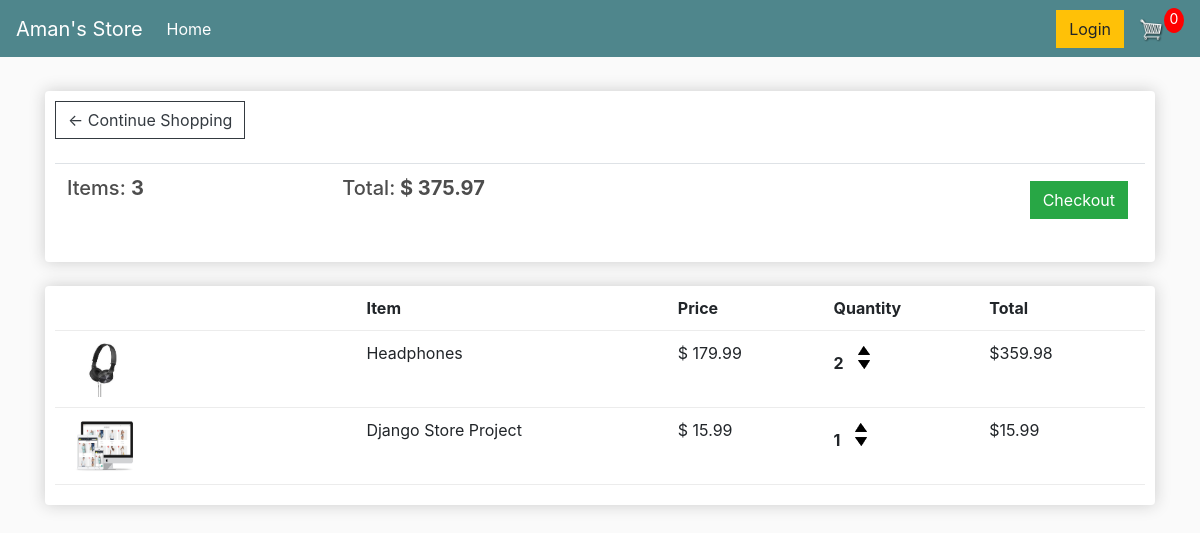
The page /cart/ (signed in) on the database as committed earlier.
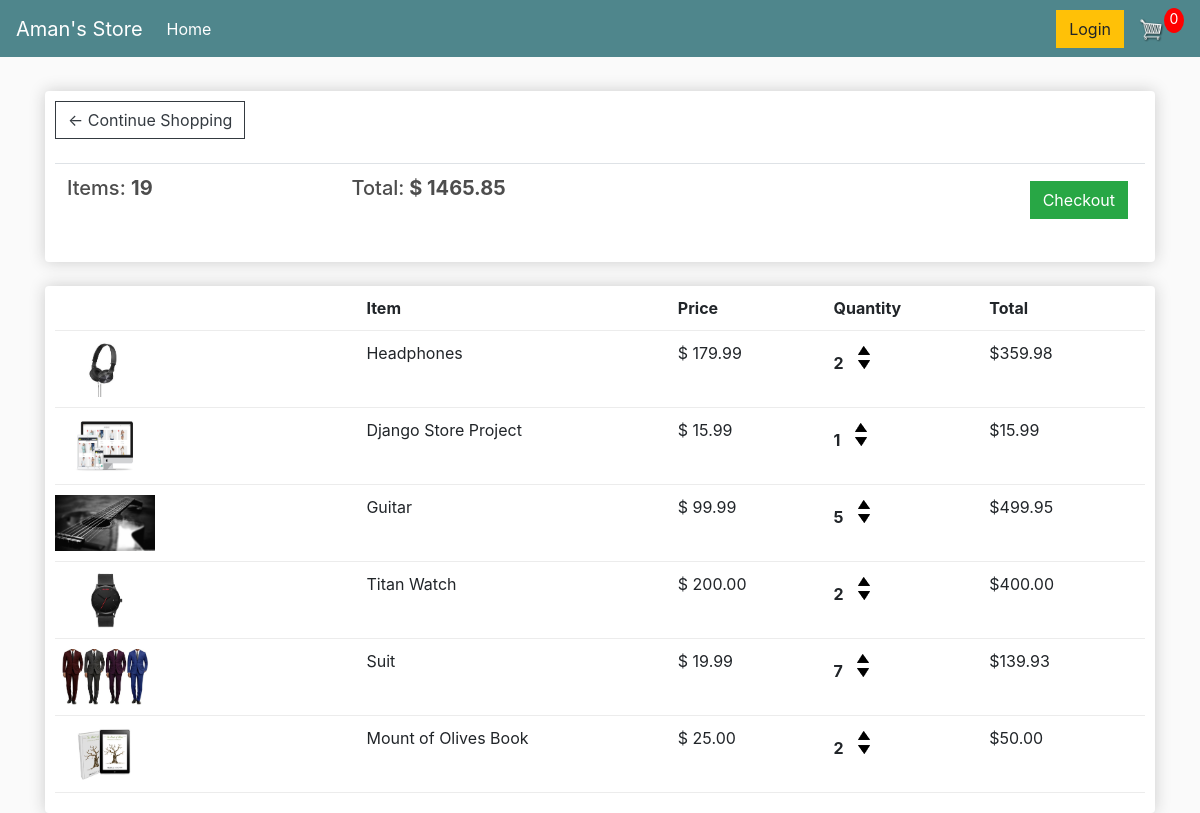
The same page on the database as committed later.
### store/models.py (models this page shows, shortened)
class Order(models.Model):
	customer = models.ForeignKey(Customer, on_delete=models.SET_NULL, null=True, blank=True)
	date_ordered = models.DateTimeField(auto_now_add=True)
	complete = models.BooleanField(default=False)
	transaction_id = models.CharField(max_length=100, null=True)
	@property
	def get_cart_total(self):
		orderitems = self.orderitem_set.all()
		total = sum([item.get_total for item in orderitems])
		return total
	@property
	def get_cart_items(self):
		orderitems = self.orderitem_set.all()
		total = sum([item.quantity for item in orderitems])
		return total

class OrderItem(models.Model):
	product = models.ForeignKey(Product, on_delete=models.SET_NULL, null=True)
	order = models.ForeignKey(Order, on_delete=models.SET_NULL, null=True)
	quantity = models.IntegerField(default=0, null=True, blank=True)
	date_added = models.DateTimeField(auto_now_add=True)
	@property
	def get_total(self):
		total = self.product.price * self.quantity
		return total

class Product(models.Model):
	name = models.CharField(max_length=200)
	price = models.FloatField()
	digital = models.BooleanField(default=False,null=True, blank=True)
	image = models.ImageField(null=True, blank=True)
	@property
	def imageURL(self):
		try:
			url = self.image.url
		except:
			url = ''
		return url

### store/views.py (the view)
# urls.py: path('cart/', views.cart, name="cart"),
def cart(request):
    if request.user.is_authenticated:
        customer = request.user.customer
        order, created = Order.objects.get_or_create(customer=customer, complete=False)
        items = order.orderitem_set.all()
    else:
        items = []
        order = {'get_cart_total':0, 'get_cart_items':0}
    context = {'items':items, 'order':order}
    return render(request, 'store/cart.html', context)

### store/templates/store/cart.html
{% extends 'store/main.html' %}
{% load static %}
{% block content %}
<div class="row">
  	<div class="col-lg-12">
      <div class="box-element">
          <a  class="btn btn-outline-dark" href="{% url 'store' %}">&#x2190; Continue Shopping</a>
          <br>
          <br>
          <table class="table">
            <tr>
              <th><h5>Items: <strong>{{ order.get_cart_items }}</strong></h5></th>
              <th><h5>Total:<strong> $ {{ order.get_cart_total|floatformat:2 }}</strong></h5></th>
              <th>
                <a  style="float:right; margin:5px;" class="btn btn-success" href="{% url 'checkout' %}">Checkout</a>
              </th>
            </tr>
          </table>
  		</div>
  		<br>
  		<div class="box-element">
          <div class="cart-row">
    					<div style="flex:2"></div>
    					<div style="flex:2"><strong>Item</strong></div>
    					<div style="flex:1"><strong>Price</strong></div>
    					<div style="flex:1"><strong>Quantity</strong></div>
    					<div style="flex:1"><strong>Total</strong></div>
  				</div>
          {% for item in items %}
            <div class="cart-row">
      					<div style="flex:2"><img class="row-image" src="{{ item.product.imageURL }}"></div>
      					<div style="flex:2"><p>{{ item.product.name }}</p></div>
      					<div style="flex:1"><p>$ {{ item.product.price|floatformat:2 }}</p></div>
      					<div style="flex:1">
      						<p class="quantity">{{ item.quantity }}</p>
      						<div class="quantity">
      							<img class="chg-quantity" src="{% static  'store/images/arrow-up.png' %}">
      							<img class="chg-quantity" src="{% static  'store/images/arrow-down.png' %}">
      						</div>
      					</div>
      					<div style="flex:1"><p>${{ item.get_total|floatformat:2 }}</p></div>
  				  </div>
          {% endfor %}
  		</div>
  	</div>
</div>
{% endblock content %}

### store/templates/store/main.html (shortened to what this page needs)
<!DOCTYPE html>
{% load static %}
<html>
<head>
	<link rel="stylesheet" href="https://stackpath.bootstrapcdn.com/bootstrap/4.4.1/css/bootstrap.min.css">
	<link rel="stylesheet" type="text/css" href="{% static 'store/css/main.css' %}">
</head>
<body>
	<nav class="navbar navbar-expand-lg navbar-dark bg-dark">
	  <a class="navbar-brand" href="{% url 'store' %}">Aman's Store</a>
	  <div class="collapse navbar-collapse" id="navbarSupportedContent">
	    <ul class="navbar-nav mr-auto">
	      <li class="nav-item active">
	        <a class="nav-link" href="{% url 'store' %}">Home <span class="sr-only">(current)</span></a>
	      </li>
	    </ul>
	    <div class="form-inline my-2 my-lg-0">
	     	<a href="#"class="btn btn-warning">Login</a>
	     	<a href="{% url 'cart' %}">
	    		<img  id="cart-icon" src="{% static 'store/images/cart.png' %}">
	    	</a>
	    	<p id="cart-total">0</p>
	    </div>
	  </div>
	</nav>
     <div class="container">
            <br>
            {% block content %}
            {% endblock content %}
         </div>
</body>
</html>

### store/static/store/css/main.css (style rules this page uses)
body { background-color: hsl(0, 0%, 98%); }
h1,h2,h3,h4,h5,h6 { color:hsl(0, 0%, 30%); }
.box-element { box-shadow:hsl(0, 0%, 80%) 0 0 16px; background-color: #fff; border-radius: 4px; padding: 10px; }
.bg-dark { background-color: #4f868c!important; }
#cart-icon { width:25px; display: inline-block; margin-left: 15px; }
#cart-total { display: block; text-align: center; color:#fff; background-color: red; width: 20px; height: 25px; border-radius: 50%; font-size: 14px; }
.col-lg-4, .col-lg-6, .col-lg-8, .col-lg-12 { margin-top: 10px; }
.btn { border-radius: 0; }
.row-image { width: 100px; }
.cart-row { display: flex; align-items: flex-stretch; padding-bottom: 10px; margin-bottom: 10px; border-bottom: 1px solid #ececec; }
.quantity { display: inline-block; font-weight: 700; padding-right:10px; }
.chg-quantity { width: 12px; cursor: pointer; display: block; margin-top: 5px; transition:.1s; }

Rows that differ between the two databases and show on the page:
computed for Order: get_cart_items "3" → "19"; get_cart_total "375.97" → "1465.85"
added OrderItem: product.imageURL (picture), product.name "Guitar", product.price "99.99", quantity "5", get_total "499.95"
added OrderItem: product.imageURL (picture), product.name "Titan Watch", product.price "200.00", quantity "2", get_total "400.00"
added OrderItem: product.imageURL (picture), product.name "Suit", product.price "19.99", quantity "7", get_total "139.93"
added OrderItem: product.imageURL (picture), product.name "Mount of Olives Book", product.price "25.00", quantity "2", get_total "50.00"
